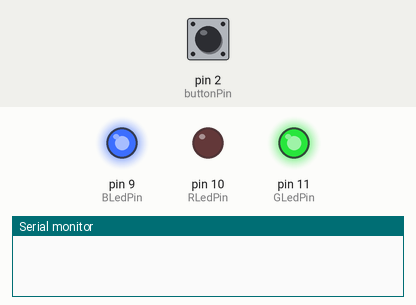
This sketch was run on a simulated Arduino Uno, built with avr-gcc and run on an emulated ATmega328P. On the bench: output pins drawn as LEDs (lit = HIGH), the last lines printed to the serial monitor. Dashed ring = blinking. The test bench sets the inputs (shaded band); at power-on: pin 2 (buttonPin) HIGH.

Above: at 1.2 s.
1.3 s: pin 2 (buttonPin) pulled LOW for 0.15 s
At 2.5 s:
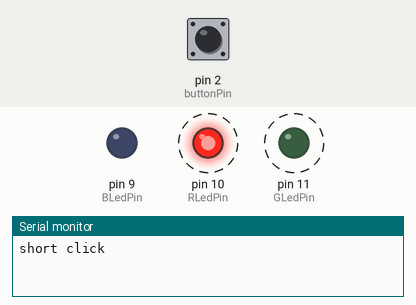
4.3 s: pin 2 (buttonPin) pulled LOW for 3.2 s
9.0 s: pin 2 (buttonPin) pulled LOW for 3.2 s
At 13.1 s:
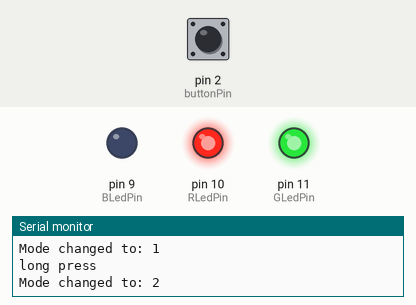
13.7 s: pin 2 (buttonPin) pulled LOW for 3.2 s
At 18.15 s:
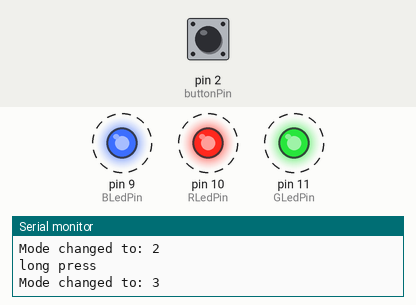
19.9 s: pin 2 (buttonPin) pulled LOW for 1 s
Timing chart, 0 to 24.6 s (numbered marks = the images above; inputs shaded):
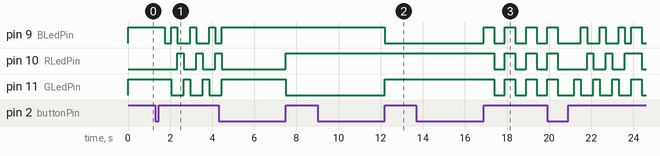

Measured:
- after the input at 1.3 s, pin 9 (BLedPin): HIGH → LOW after 0.45 s, then repeats every 0.90 s: HIGH 0.30 s, LOW 0.60 s; pin 10 (RLedPin): alternates HIGH for 0.30 s and LOW for 0.60 s, starting after 1.1 s; pin 11 (GLedPin): alternates HIGH for 0.30 s and LOW for 0.60 s, starting after 0.75 s
- after the input at 9.0 s, pin 9 (BLedPin): HIGH → LOW after 3.2 s; pin 11 (GLedPin): LOW → HIGH after 3.2 s
- after the input at 13.7 s, pin 9 (BLedPin): alternates HIGH for 0.50 s and LOW for 0.50 s, starting after 3.2 s; pin 10 (RLedPin), pin 11 (GLedPin): alternates HIGH for 0.50 s and LOW for 0.50 s, starting after 3.7 s

The sketch:

ardunoHW3.ino
```cpp
const int buttonPin = 2;
const int RLedPin = 10;
const int GLedPin = 11;
const int BLedPin = 9;

int currentMode = 0;
const int maxMode = 3;

int RcurrentColor = 0;
int GcurrentColor = 0;
int BcurrentColor = 0;

bool buttonPressed = false;
unsigned long pressingTime = 0;
const int longPressInterval = 2000;

bool blinkState = false;
unsigned long lastBlinkTime = 0;
const int blinkInterval = 500;

bool startColorCycle = false;
unsigned long colorCycleStartTime = 0;
const int colorCycleDuration = 3000;
int colorCycleStep = 0;
unsigned long lastColorChangeTime = 0;
const int colorChangeInterval = 300;

void setup() {
  pinMode(buttonPin, INPUT);
  pinMode(RLedPin, OUTPUT);
  pinMode(GLedPin, OUTPUT);
  pinMode(BLedPin, OUTPUT);
  Serial.begin(9600);
}

void loop() {
  checkButton();

  if (startColorCycle) {
    unsigned long currentTime = millis();
    if (currentTime - colorCycleStartTime >= colorCycleDuration) {
      startColorCycle = false;
    } else if (currentTime - lastColorChangeTime >= colorChangeInterval) {
      lastColorChangeTime = currentTime;
      colorCycleStep = (colorCycleStep + 1) % 3;

      switch (colorCycleStep) {
        case 0: setRGBLEDColor(255, 0, 0); break;
        case 1: setRGBLEDColor(0, 255, 0); break;
        case 2: setRGBLEDColor(0, 0, 255); break;
      }
    }
    return;
  }

  updateLEDColor();

  if (currentMode == 3) {
    unsigned long currentTime = millis();
    if (currentTime - lastBlinkTime >= blinkInterval) {
      blinkState = !blinkState;
      lastBlinkTime = currentTime;
    }

    if (blinkState) {
      setRGBLEDColor(RcurrentColor, GcurrentColor, BcurrentColor);
    } else {
      setRGBLEDColor(0, 0, 0);
    }
  } else {
    setRGBLEDColor(RcurrentColor, GcurrentColor, BcurrentColor);
  }
}

void checkButton() {
  int buttonState = digitalRead(buttonPin);
  if (buttonState == LOW && !buttonPressed) {
    pressingTime = millis();
    buttonPressed = true;
  }

  if (buttonState == HIGH && buttonPressed) {
    unsigned long currentTime = millis();
    if (currentTime - pressingTime < longPressInterval) {
      Serial.println("short click");
      startColorCycle = true;
      colorCycleStartTime = millis();
      colorCycleStep = 0;
      lastColorChangeTime = millis();
    } else {
      Serial.println("long press");
      changeMode();
    }
    buttonPressed = false;
  }
}

void changeMode() {
  currentMode = (currentMode + 1) % (maxMode + 1);
  Serial.print("Mode changed to: ");
  Serial.println(currentMode);
}

void updateLEDColor() {
  switch (currentMode) {
    case 0:
      RcurrentColor = 0;
      GcurrentColor = 255;
      BcurrentColor = 255;
      break;
    case 1:
      RcurrentColor = 255;
      GcurrentColor = 0;
      BcurrentColor = 255;
      break;
    case 2:
      RcurrentColor = 255;
      GcurrentColor = 255;
      BcurrentColor = 0;
      break;
    case 3:
      RcurrentColor = 255;
      GcurrentColor = 255;
      BcurrentColor = 255;
      break;
  }
}

void setRGBLEDColor(int r, int g, int b) {
  analogWrite(RLedPin, r);
  analogWrite(GLedPin, g);
  analogWrite(BLedPin, b);
}
```
